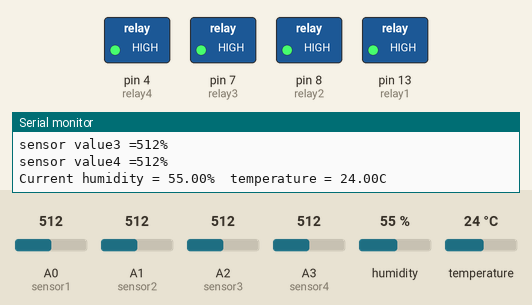
This sketch was run on a simulated Arduino Uno, built with avr-gcc and run on an emulated ATmega328P. On the bench: switched loads named in the sketch (green lamp = pin HIGH), the last lines printed to the serial monitor. The test bench sets the inputs (shaded band); at power-on: A0 (sensor1) = 512, A1 (sensor2) = 512, A3 (sensor4) = 512, A2 (sensor3) = 512, humidity 55 %, temperature 24 °C.

Above: at 2.2 s.
2.3 s: A0 (sensor1) set to 562
5.3 s: A0 (sensor1) set to 581
At 6.0 s:
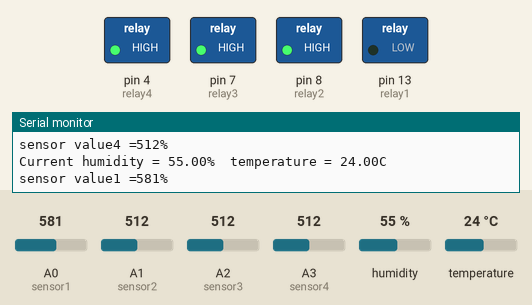
6.9 s: A1 (sensor2) set to 550
9.9 s: A1 (sensor2) set to 583
At 10.7 s:
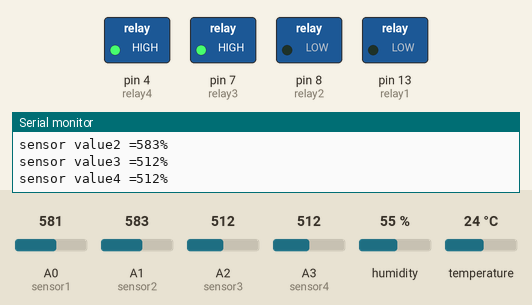
11.5 s: A3 (sensor4) set to 693
13.0 s: A3 (sensor4) set to 720
At 13.9 s:
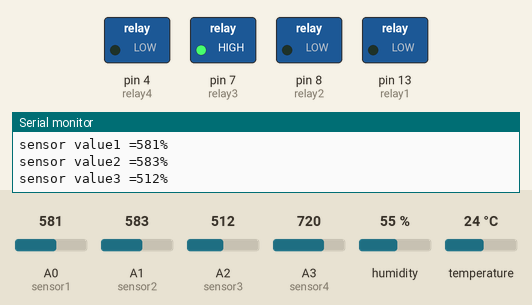
Timing chart, 0 to 15.6 s (numbered marks = the images above; inputs shaded):
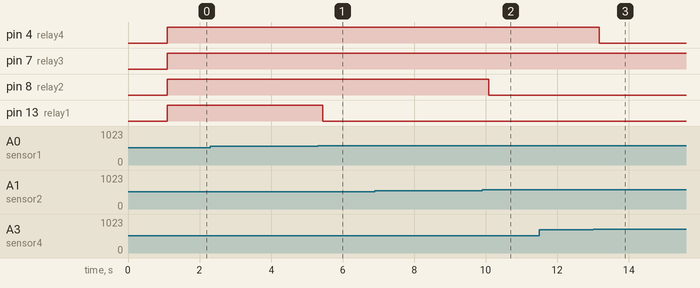

Measured:
- the behaviour switches between 569 and 570 on A0 (sensor1) (found by bisection; images 0 and 1)
- the behaviour switches between 564 and 565 on A1 (sensor2) (found by bisection; images 1 and 2)
- the behaviour switches between 709 and 710 on A3 (sensor4) (found by bisection; images 2 and 3)
- after the input at 5.3 s, pin 13 (relay1): HIGH → LOW after 0.15 s
- after the input at 9.9 s, pin 8 (relay2): HIGH → LOW after 0.18 s
- after the input at 13.0 s, pin 4 (relay4): HIGH → LOW after 0.17 s

The sketch:

Water_Control.ino
```cpp
 #include "dht.h"
#define dht_apin A5 // Analog Pin sensor is connected to

dht DHT;

int relay1=13;
int relay2=8;
int relay3=7;
int relay4=4;
int sensor1=A0;
int sensor2=A1;
int sensor3=A2;
int sensor4=A3;

int value1;
int value2;
int value3;
int value4;

int valve1;
int valve2;
int valve3;
int valve4;


float read_current;
float read_lightintensity;

void setup() {
  // put your setup code here, to run once:
Serial.begin(9600);
pinMode(relay1, OUTPUT);
pinMode(relay2, OUTPUT);
pinMode(relay3, OUTPUT);
pinMode(relay4, OUTPUT);

pinMode(sensor1, INPUT);
pinMode(sensor2, INPUT);
pinMode(sensor3, INPUT);
pinMode(sensor4, INPUT);

Serial.println("from sensor");

  Serial.println("DHT11 Humidity & temperature Sensor\n\n");
  delay(1000);//Wait before accessing Sensor

}

void loop() {

value1=analogRead(sensor1);
value2=analogRead(sensor2);
value3=analogRead(sensor3);
value4=analogRead(sensor4);

 DHT.read11(dht_apin);

    Serial.print("Current humidity = ");
    Serial.print(DHT.humidity);
    Serial.print("%  ");
    Serial.print("temperature = ");
    Serial.print(DHT.temperature);
    Serial.println("C  ");


Serial.print("sensor value1 =");
Serial.print(value1);
Serial.println("%");
Serial.print("sensor value2 =");
Serial.print(value2);
Serial.println("%");
Serial.print("sensor value3 =");
Serial.print(value3);
Serial.println("%");
Serial.print("sensor value4 =");
Serial.print(value4);
Serial.println("%");


if (value1>=570)
{
  digitalWrite(13, LOW);
}
else
{
  digitalWrite(13, HIGH);
}

if (value2>=565)
{
digitalWrite(8, LOW);
}
else
{
digitalWrite(8, HIGH);
}

if (value3>=940)
{
  digitalWrite(7, LOW);
}
else
{
  digitalWrite(7, HIGH);
}

if (value4>=710)
{
digitalWrite(4, LOW);
}
else
{
digitalWrite(4, HIGH);
}
}
```
